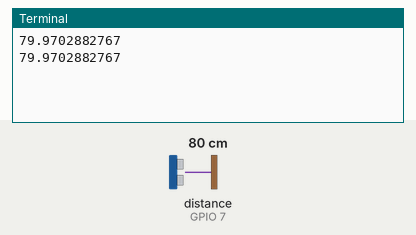
A program run on a simulated Raspberry Pi (BCM pin numbers). Parts: the last lines printed to the terminal. Inputs (shaded band) come from the test bench; at power-on: distance to the obstacle (sensor on GPIO 7) 80 cm. The echo pulse lasts 58.3 µs per cm; the clock reads 2024-03-15 10:24:30 at power-on unless the program sets it.

Above: at 1.2 s.
1.3 s: distance to the obstacle (sensor on GPIO 7) set to 2 cm
At 2.5 s:
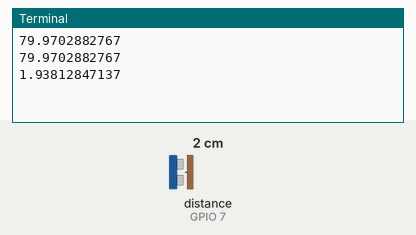
2.8 s: distance to the obstacle (sensor on GPIO 7) set to 4 cm
At 3.8 s:
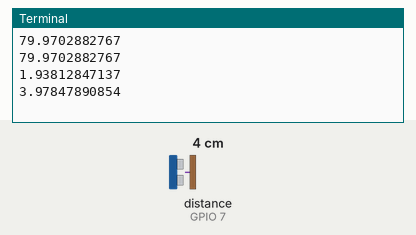
Timing chart, 0 to 5.8 s (numbered marks = the images above; inputs shaded):
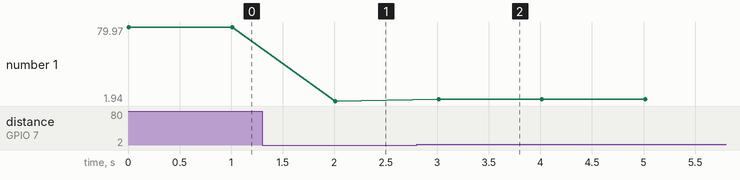

The program:

distance_HCSR04sensor.py
```python
#!/usr/bin/env python
# -*- coding: utf-8 -*-    #Read ASCII character
import RPi.GPIO as GPIO    #Import GPIO lib
import time                #Import time (time.sleep)
GPIO.setmode(GPIO.BCM)     #Setup mode BCM
GPIO_TRIGGER = 25          #pin GPIO 25 as TRIGGER
GPIO_ECHO    = 7           #pin GPIO 7 as ECHO
GPIO.setup(GPIO_TRIGGER,GPIO.OUT)  #Setup Trigger as exit
GPIO.setup(GPIO_ECHO,GPIO.IN)      #Setup Echo as in
GPIO.output(GPIO_TRIGGER,False)    #Setup pin 25 as LOW


try:
    while True:     #init loop
        GPIO.output(GPIO_TRIGGER,True)   #Send a ultrasonic pulse
        time.sleep(0.00001)              #pause
        GPIO.output(GPIO_TRIGGER,False)  #switch off the pulse
        start = time.time()              #Save the time with time.time()
        while GPIO.input(GPIO_ECHO)==0:  #while the sensor doesn´t get signal
            start = time.time()          #keep the time with time.time()
        while GPIO.input(GPIO_ECHO)==1:  #If the sensor get signal
            stop = time.time()           #Save the time in stop value
        elapsed = stop-start             #Get the different within times
        distance = (elapsed * 34300)/2   #Distance,Time, Speed,  D = (T x V)/2
        print distance                   #Show the distance in cm
        time.sleep(1)
except KeyboardInterrupt:                #CONTROL+C
    print "quit"                         #Show msg to user
```

Measured:
- after the input at 1.3 s, the terminal: prints a new line after 0.71 s (image 1)
- after the input at 2.8 s, the terminal: prints a new line after 0.21 s (image 2)
- plotted number 1: 79.97 → 1.94 after the input at 1.3 s, 1.94 → 3.98 after the input at 2.8 s
